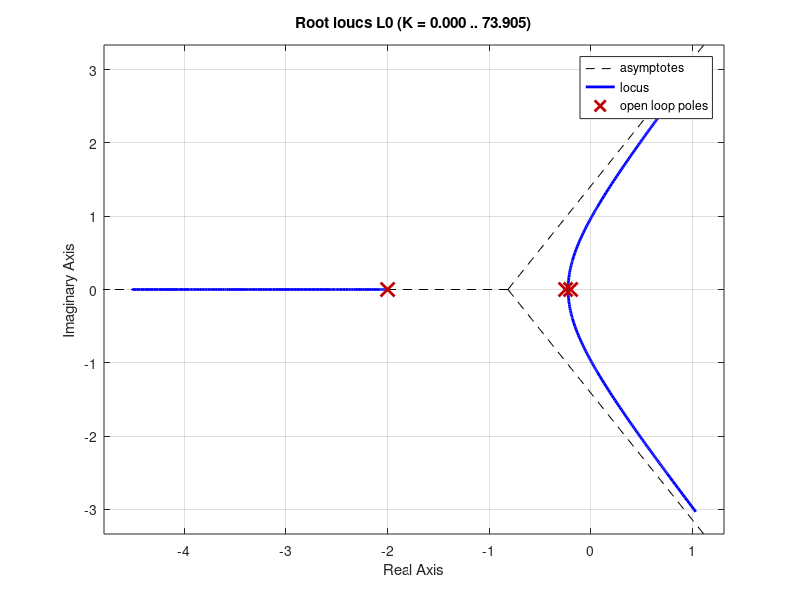

Write MATLAB code to recreate this figure. (Note: this script raises an error after producing the figure.)
% Lab 6 Part 1: root locus of the second-order coupled water-tank system.
% Source code is ASCII-only for MATLAB encoding compatibility.

clear; clc; close all;

outdir = fullfile(pwd, "results_lab4_5_6");
if ~exist(outdir, "dir")
    mkdir(outdir);
end

s = tf("s");

A1 = 1000;
A2 = 800;
R1 = 0.005;
R2 = 0.005;
Kv = 1250;
KB = 1;
TB = 0.5;

G1 = 1 / (A1*R1*s + 1);
G2 = R2 / (A2*R2*s + 1);
GB = KB / (TB*s + 1);
L0 = minreal(Kv * G1 * G2 * GB);

figure("Name", "Lab 6 Part 1 - Water Tank Root Locus", "Color", "w");
rlocus(L0);
grid on;
title(u([20108 38454 27700 27133 31995 32479 26681 36712 36857]));
xlabel(u([23454 36724]));
ylabel(u([34394 36724]));
saveas(gcf, fullfile(outdir, "lab6_water_tank_root_locus.png"));

kgrid = linspace(0, 100, 20001);
stable = false(size(kgrid));
for i = 1:numel(kgrid)
    stable(i) = isstable(feedback(kgrid(i)*L0, 1));
end

starts = find(diff([false, stable]) == 1);
stops = find(diff([stable, false]) == -1);

if isempty(starts)
    Range = "none";
    Kc_min = NaN;
    Kc_max = NaN;
else
    Range = strings(numel(starts), 1);
    Kc_min = nan(numel(starts), 1);
    Kc_max = nan(numel(starts), 1);
    for r = 1:numel(starts)
        Range(r) = sprintf("stable range %d", r);
        Kc_min(r) = kgrid(starts(r));
        Kc_max(r) = kgrid(stops(r));
    end
end
ranges = table(Range, Kc_min, Kc_max);
writetable(ranges, fullfile(outdir, "lab6_water_tank_stable_range.csv"));

t = 0:0.01:40;
Hopen = G2;
Hclose_K1 = feedback(G2, 1 * Kv * G1 * GB);
Hclose_K05 = feedback(G2, 0.5 * Kv * G1 * GB);

figure("Name", "Lab 6 Part 1 - Water Tank Disturbance Response", "Color", "w");
step(Hopen, "k--", Hclose_K1, "b-", Hclose_K05, "r-", t);
grid on;
title(u([20108 38454 27700 27133 21333 20301 38454 36291 25200 21160 21709 24212]));
xlabel(u([26102 38388 47 115]));
ylabel("h_2");
legend({u([24320 29615]), u([38381 29615 32 75 99 61 49]), ...
    u([38381 29615 32 75 99 61 48 46 53])}, "Location", "best");
saveas(gcf, fullfile(outdir, "lab6_water_tank_disturbance_response.png"));

error_open = dcgain(Hopen);
error_close_K1 = dcgain(Hclose_K1);
error_close_K05 = dcgain(Hclose_K05);
ratio_K1 = error_close_K1 / error_open;
ratio_K05 = error_close_K05 / error_open;

metrics = table(error_open, error_close_K1, error_close_K05, ratio_K1, ratio_K05);
writetable(metrics, fullfile(outdir, "lab6_water_tank_disturbance_metrics.csv"));

fprintf("\nLab 6 water-tank part finished. Results saved in:\n%s\n", outdir);
fprintf("Stable proportional gain range from scanned root-locus data:\n");
disp(ranges);
fprintf("Disturbance steady-state errors: open=%.6g, Kc=1 %.6g, Kc=0.5 %.6g\n", ...
    error_open, error_close_K1, error_close_K05);

function text = u(codes)
    text = char(codes);
end
